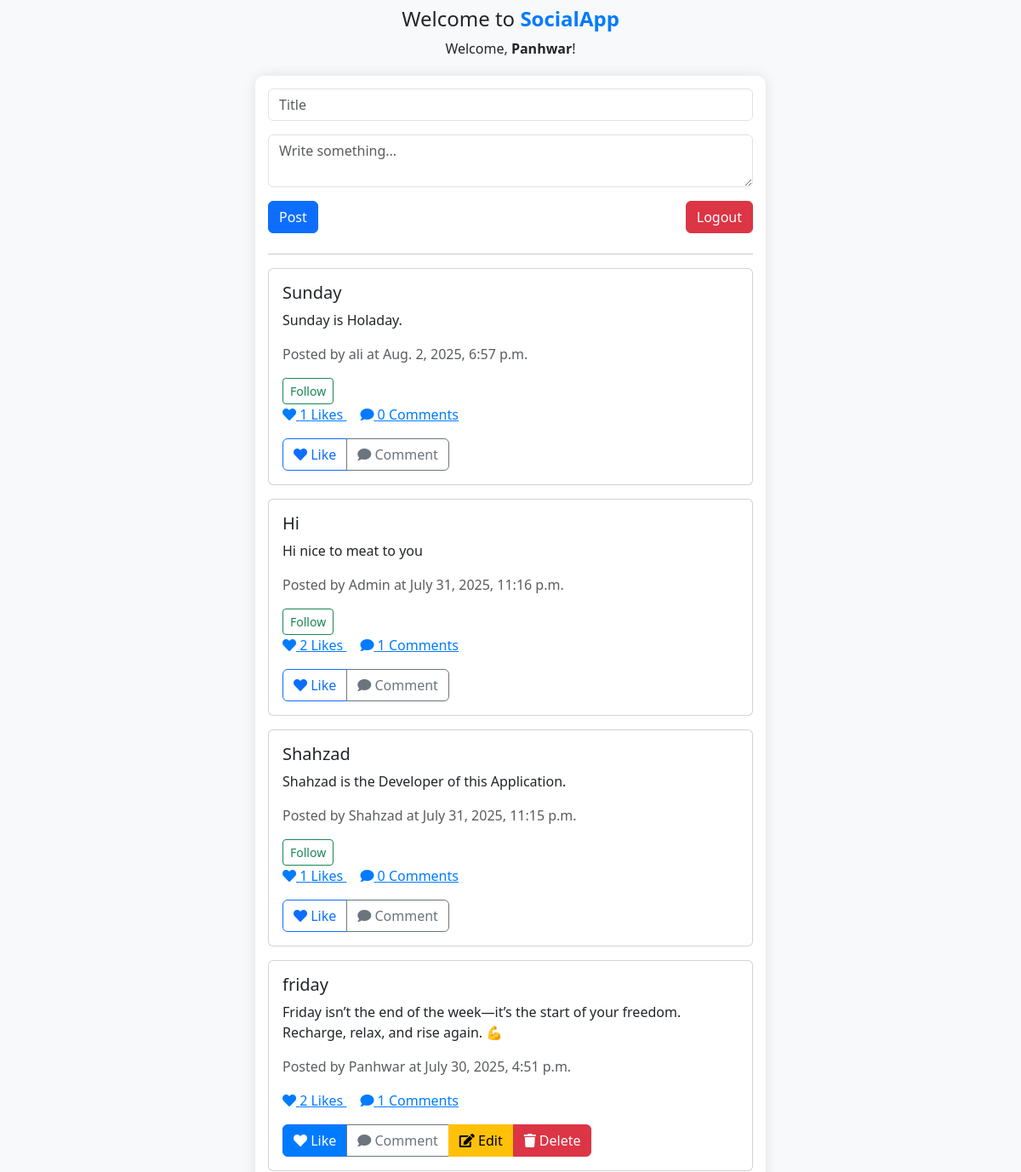
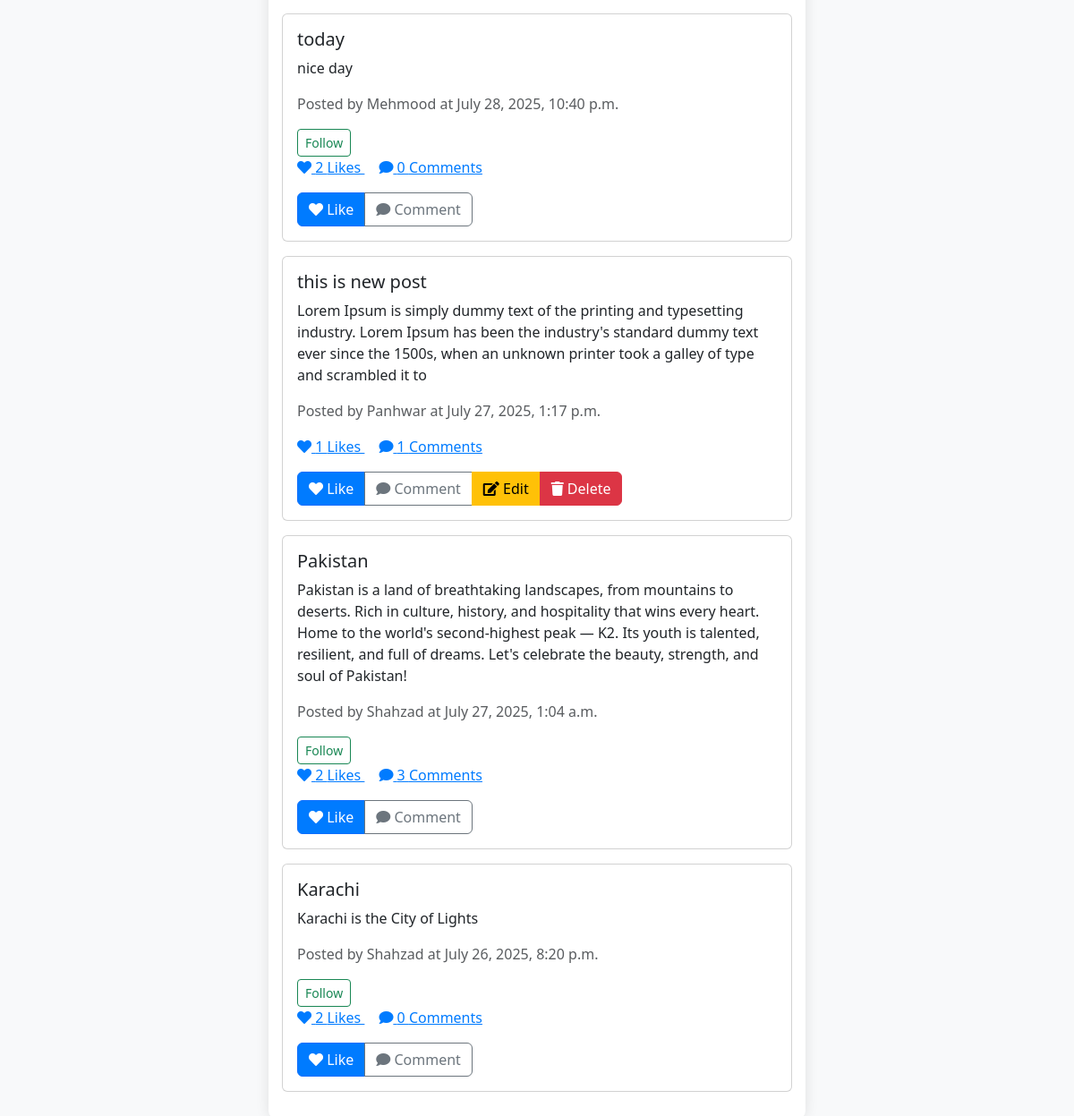
Screenshot of / (signed in) with the database file from the repository (2 pictures, top to bottom).
### core/models.py (models this page shows)
class Post(models.Model):
    user = models.ForeignKey(User, on_delete=models.CASCADE)
    title = models.CharField(max_length=200)
    content = models.TextField()
    created_at = models.DateTimeField(auto_now_add=True)

### core/views.py (the view, shortened to what this page needs)
# urls.py: path('', views.home, name='home'),
@login_required
def home(request):
    posts = Post.objects.all().order_by('-created_at')
    liked_posts = set()
    following_users =[]
    if request.user.is_authenticated:
        liked_posts = set(Like.objects.filter(user=request.user).values_list('post_id', flat=True))
        following_users = Follow.objects.filter(follower=request.user).values_list('following__username', flat=True)
    return render(request, 'home.html', {
        'posts': posts,
        'liked_posts': liked_posts,
        'following_users': following_users
    })

### templates/home.html (shortened to what this page needs)
<!DOCTYPE html>
<html lang="en">
<head>
  <link href="https://cdn.jsdelivr.net/npm/bootstrap@5.3.0/dist/css/bootstrap.min.css" rel="stylesheet">
</head>
<body>
<div class="text-center mt-2">
  <h4><span>Welcome to </span><strong style="color: #007bff;">SocialApp</strong></h4>
  {% if user.is_authenticated %}
    <p class="text-center mt-1 mb-2">Welcome, <strong>{{ user.username }}</strong>!</p>
  {% endif %}
</div>
<div class="centered-box">
  {% if not user.is_authenticated %}
    {% if error %}
      <div class="alert alert-danger">{{ error }}</div>
    {% endif %}
    <div id="loginForm" class="form-section active">
      <h6 class="text-center mb-2"><strong>Login</strong></h6>
      <form method="POST" action="{% url 'login' %}">
        {% csrf_token %}
        <div class="mb-1">
          <input type="text" name="username" class="form-control" placeholder="Username" required>
        </div>
        <div class="mb-1">
          <input type="password" name="password" class="form-control" placeholder="Password" required>
        </div>
        <button type="submit" class="btn btn-primary w-100 mb-1">Login</button>
        <button type="button" class="btn btn-link w-100" onclick="showSignup()">Don't have an account? Signup</button>
      </form>
    </div>
    <div id="signupForm" class="form-section">
      <h6 class="text-center mb-2"><strong>Signup</strong></h6>
      <form method="POST" action="{% url 'signup' %}">
        {% csrf_token %}
        <div class="mb-1">
          <input type="text" name="username" class="form-control" placeholder="Username" required>
        </div>
        <div class="mb-1">
          <input type="email" name="email" class="form-control" placeholder="Email" required>
        </div>
        <div class="mb-1">
          <input type="password" name="password" class="form-control" placeholder="Password" required>
        </div>
        <button type="submit" class="btn btn-success w-100 mb-1">Signup</button>
        <button type="button" class="btn btn-link w-100" onclick="showLogin()">Already have an account? Login</button>
      </form>
    </div>
  {% else %}
    <form method="POST" class="mb-4">
      <div class="mb-3">
        <input type="text" name="title" class="form-control" placeholder="Title" required>
      </div>
      <div class="mb-3">
        <textarea name="content" class="form-control" placeholder="Write something..." required></textarea>
      </div>
      <button type="submit" class="btn btn-primary">Post</button>
      <a href="{% url 'logout' %}" class="btn btn-danger float-end">Logout</a>
    </form>
    <hr>
    {% for post in posts %}
      <div class="card mb-3">
        <div class="card-body">
          <h5 class="card-title">{{ post.title }}</h5>
          <p class="card-text">{{ post.content }}</p>
          <p class="text-muted">Posted by {{ post.user.username }} at {{ post.created_at }}</p>
          {% if user != post.user %}
          {% if post.user.username in following_users %}
          <a href="{% url 'follow_user' post.user.username %}" class="btn btn-sm btn-outline-danger">Unfollow</a>
          {% else %}
          <a href="{% url 'follow_user' post.user.username %}" class="btn btn-sm btn-outline-success">Follow</a>
          {% endif %}
          {% endif %}
          <div class="mb-3">
            <span class="count-badge me-3" onclick="toggleLikesDetails({{ post.id }})">
              <i class="fas fa-heart"></i> {{ post.likes.count }} Likes
            </span>
            <span class="count-badge" onclick="toggleComments({{ post.id }})">
              <i class="fas fa-comment"></i> {{ post.comments.count }} Comments
            </span>
          </div>
          <div class="btn-group" role="group">
            <button type="button" class="btn btn-outline-primary like-button {% if post.id in liked_posts %}liked{% endif %}"
                    onclick="toggleLike({{ post.id }}, this)">
              <i class="fas fa-heart"></i> Like
            </button>
            <button type="button" class="btn btn-outline-secondary" onclick="toggleComments({{ post.id }})">
              <i class="fas fa-comment"></i> Comment
            </button>
          {% if user == post.user %}
              <a href="{% url 'edit_post' post.id %}" class="btn btn-warning">
                <i class="fas fa-edit"></i> Edit
              </a>
              <a href="{% url 'delete_post' post.id %}" class="btn btn-danger" onclick="return confirm('Are you sure?')">
                <i class="fas fa-trash"></i> Delete
              </a>
          {% endif %}
          </div>
        </div>
      </div>
    {% endfor %}
  {% endif %}
</div>
<link rel="stylesheet" href="https://cdnjs.cloudflare.com/ajax/libs/font-awesome/5.15.4/css/all.min.css">
</body>
</html>

### templates/home.html (style rules this page uses)
body { background-color: #f8f9fa; }
.centered-box { max-width: 600px; margin: 20px auto; padding: 15px; background: white; border-radius: 10px; box-shadow: 0 0 15px rgba(0, 0, 0, 0.1); }
.like-button.liked { background-color: #007bff !important; color: white !important; }
.count-badge { cursor: pointer; color: #007bff; text-decoration: underline; }

### rows the page displays
Post: title "Sunday", content "Sunday is Holaday.", user.username "ali", created_at "Aug. 2, 2025, 6:57 p.m.", shows "Follow", likes.count "1", comments.count "0"
Post: title "Hi", content "Hi nice to meat to you", user.username "Admin", created_at "July 31, 2025, 11:16 p.m.", shows "Follow", likes.count "2", comments.count "1"
Post: title "Shahzad", content "Shahzad is the Developer of this Application.", user.username "Shahzad", created_at "July 31, 2025, 11:15 p.m.", shows "Follow", likes.count "1", comments.count "0"
Post: title "friday", content "Friday isn’t the end of the week—it’s the start of your freedom. Recharge, relax, and rise again. 💪", user.username "Panhwar", created_at "July 30, 2025, 4:51 p.m.", likes.count "2", comments.count "1", shows "Edit"
Post: title "today", content "nice day", user.username "Mehmood", created_at "July 28, 2025, 10:40 p.m.", shows "Follow", likes.count "2", comments.count "0"
Post: title "this is new post", content "Lorem Ipsum is simply dummy text of the printing and typesetting industry. Lorem Ipsum has been the industry's standard dummy text ever since the 1500s, when an unknown printer took a galley of type and scrambled it to", user.username "Panhwar", created_at "July 27, 2025, 1:17 p.m.", likes.count "1", comments.count "1", shows "Edit"
Post: title "Pakistan", content "Pakistan is a land of breathtaking landscapes, from mountains to deserts. Rich in culture, history, and hospitality that wins every heart. Home to the world's second-highest peak — K2. Its youth is talented, resilient, and full of dreams. Let's celebrate the beauty, strength, and soul of Pakistan!", user.username "Shahzad", created_at "July 27, 2025, 1:04 a.m.", shows "Follow", likes.count "2", comments.count "3"
Post: title "Karachi", content "Karachi is the City of Lights", user.username "Shahzad", created_at "July 26, 2025, 8:20 p.m.", shows "Follow", likes.count "2", comments.count "0"

### other values shown
{{ user.username }} "Panhwar"
